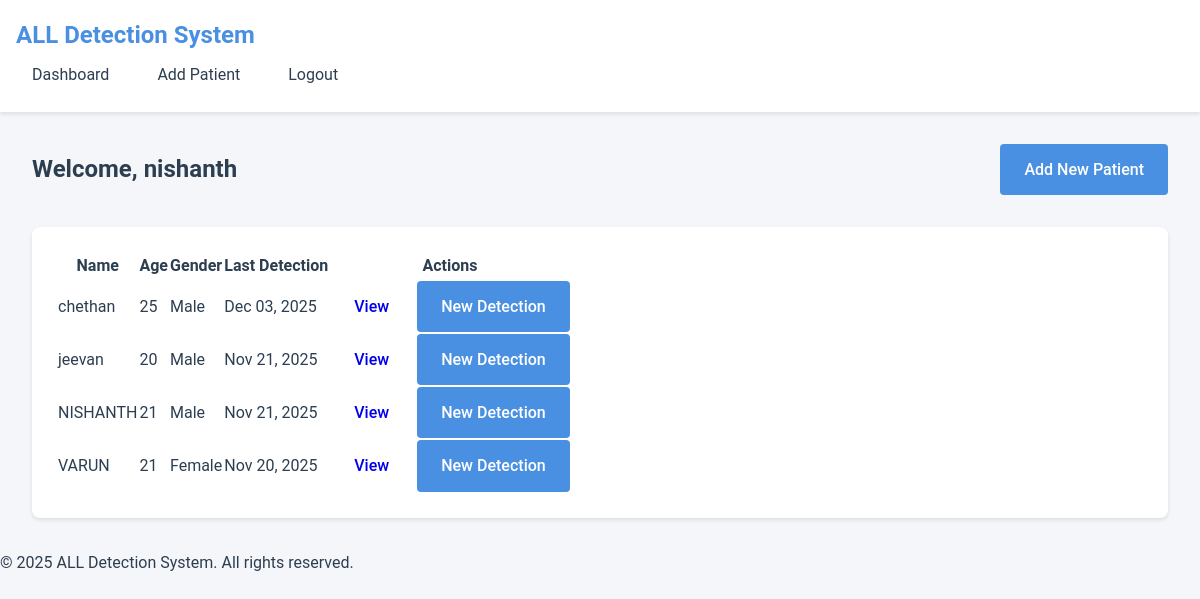
/dashboard/ (signed in), run on the app's committed database.
### detection_app/models.py (models this page shows, shortened)
class Patient(models.Model):
    user = models.ForeignKey(User, on_delete=models.CASCADE)
    name = models.CharField(max_length=100)
    age = models.IntegerField()
    gender = models.CharField(max_length=10, choices=[
        ('M', 'Male'),
        ('F', 'Female'),
        ('O', 'Other')
    ])
    medical_history = models.TextField(blank=True)
    created_at = models.DateTimeField(default=timezone.now)
    wbc_count = models.FloatField(null=True, blank=True, help_text="White blood cell count (K/µL)")
    blast_percentage = models.FloatField(null=True, blank=True, help_text="Blast percentage (%)")
    hemoglobin = models.FloatField(null=True, blank=True, help_text="Hemoglobin (g/dL)")
    platelets = models.FloatField(null=True, blank=True, help_text="Platelet count (K/µL)")
    cytogenetics = models.CharField(max_length=100, blank=True, help_text="Cytogenetic risk (e.g., t(9;22), normal, etc.)")
    risk_category = models.CharField(max_length=20, choices=[
        ('STANDARD', 'Standard Risk'),
        ('HIGH', 'High Risk'),
        ('UNKNOWN', 'Unknown')
    ], default='UNKNOWN', blank=True)

class DetectionResult(models.Model):
    LEUKEMIA_TYPES = [
        ('ALL', 'Acute Lymphoblastic Leukemia'),
        ('AML', 'Acute Myeloid Leukemia'),
        ('CLL', 'Chronic Lymphocytic Leukemia'),
        ('CML', 'Chronic Myeloid Leukemia'),
        ('NORMAL', 'Normal/Healthy')
    ]
    ALL_FAB_CHOICES = [
        ('L1', 'L1 - Small uniform cells'),
        ('L2', 'L2 - Large heterogeneous cells'),
        ('L3', 'L3 - Large, heavily vacuolated cells (Burkitt-like)'),
    ]
    AML_FAB_CHOICES = [
        ('M0', 'M0 - Undifferentiated AML'),
        ('M1', 'M1 - AML with minimal differentiation'),
        ('M2', 'M2 - AML with differentiation'),
        ('M3', 'M3 - Acute Promyelocytic Leukemia (APL)'),
        ('M4', 'M4 - Acute Myelomonocytic Leukemia'),
        ('M5', 'M5 - Acute Monocytic Leukemia'),
        ('M6', 'M6 - Acute Erythroid Leukemia'),
        ('M7', 'M7 - Acute Megakaryocytic Leukemia'),
    ]
    patient = models.ForeignKey(Patient, on_delete=models.CASCADE, related_name='detections')
    image = models.ImageField(upload_to='smear_images/')
    detection_result = models.CharField(max_length=50)
    risk_level = models.CharField(max_length=20, choices=[
        ('LOW', 'Low'),
        ('MEDIUM', 'Medium'),
        ('HIGH', 'High')
    ])
    date_detected = models.DateTimeField(default=timezone.now)
    report_generated = models.BooleanField(default=False)
    report_file = models.FileField(upload_to='reports/', null=True, blank=True)
    leukemia_type = models.CharField(max_length=20, choices=LEUKEMIA_TYPES, null=True, blank=True,
                                      help_text="Detected leukemia type (ALL, AML, CLL, CML, or Normal)")
    all_fab_classification = models.CharField(max_length=10, choices=ALL_FAB_CHOICES, null=True, blank=True,
                                              help_text="FAB classification for ALL (L1, L2, L3)")
    aml_fab_classification = models.CharField(max_length=10, choices=AML_FAB_CHOICES, null=True, blank=True,
                                              help_text="FAB classification for AML (M0-M7)")
    fab_confidence = models.FloatField(null=True, blank=True, help_text="Confidence score for FAB classification (0-1)")
    cell_count = models.IntegerField(null=True, blank=True, help_text="Number of detected cells")
    cell_density = models.FloatField(null=True, blank=True, help_text="Cell density (cells per million pixels)")
    cell_statistics = models.JSONField(null=True, blank=True, help_text="Cell area, intensity, circularity statistics")
    annotated_image = models.ImageField(upload_to='annotated_images/', null=True, blank=True, help_text="Image with detection boxes")
    detection_masks = models.JSONField(null=True, blank=True, help_text="Cell segmentation masks")
    class Meta:
        ordering = ['-date_detected']

### detection_app/views.py (the view)
# urls.py: path('dashboard/', views.dashboard, name='dashboard'),
@login_required
def dashboard(request):
    patients = Patient.objects.filter(user=request.user)
    return render(request, 'detection_app/dashboard.html', {'patients': patients})

### templates/detection_app/dashboard.html
{% extends 'base.html' %}
{% block content %}
<div class="dashboard-container">
    <div class="dashboard-header">
        <h2>Welcome, {{ user.username }}</h2>
        <a href="{% url 'add_patient' %}" class="btn btn-primary">Add New Patient</a>
    </div>
    <div class="patients-list">
        {% if patients %}
            <div class="table-responsive">
                <table class="table">
                    <thead>
                        <tr>
                            <th>Name</th>
                            <th>Age</th>
                            <th>Gender</th>
                            <th>Last Detection</th>
                            <th>Actions</th>
                        </tr>
                    </thead>
                    <tbody>
                        {% for patient in patients %}
                            <tr>
                                <td>{{ patient.name }}</td>
                                <td>{{ patient.age }}</td>
                                <td>{{ patient.get_gender_display }}</td>
                                <td>
                                    {% with last_detection=patient.detections.first %}
                                        {% if last_detection %}
                                            {{ last_detection.date_detected|date:"M d, Y" }}
                                        {% else %}
                                            No detections yet
                                        {% endif %}
                                    {% endwith %}
                                </td>
                                <td>
                                    <a href="{% url 'patient_detail' patient.pk %}" class="btn btn-info btn-sm">View</a>
                                    <a href="{% url 'detect_leukemia' patient.id %}" class="btn btn-primary btn-sm">New Detection</a>
                                </td>
                            </tr>
                        {% endfor %}
                    </tbody>
                </table>
            </div>
        {% else %}
            <div class="no-patients">
                <p>No patients added yet.</p>
                <a href="{% url 'add_patient' %}" class="btn btn-primary">Add Your First Patient</a>
            </div>
        {% endif %}
    </div>
</div>
{% endblock %}

### static/css/style.css (style rules this page uses)
:root { --primary-color: #4a90e2; --secondary-color: #2c3e50; --success-color: #27ae60; --danger-color: #e74c3c; --warning-color: #f39c12; --text-color: #2c3e50; --background-color: #f5f6fa; --card-background: #ffffff; }
* { margin: 0; padding: 0; box-sizing: border-box; }
body { font-family: 'Roboto', sans-serif; line-height: 1.6; color: var(--text-color); background-color: var(--background-color); }
.btn { display: inline-block; padding: 0.8rem 1.5rem; border-radius: 4px; text-decoration: none; font-weight: 500; cursor: pointer; transition: transform 0.3s, box-shadow 0.3s; }
.btn-primary { background-color: var(--primary-color); color: white; border: none; }
.dashboard-container { padding: 2rem; }
.dashboard-header { display: flex; justify-content: space-between; align-items: center; margin-bottom: 2rem; }
.patients-list { background-color: var(--card-background); border-radius: 8px; padding: 1.5rem; box-shadow: 0 2px 4px rgba(0, 0, 0, 0.1); }

### data on the page
Patient: name "chethan", age "25", gender "Male", detections.first.date_detected "Dec 03, 2025"
Patient: name "jeevan", age "20", gender "Male", detections.first.date_detected "Nov 21, 2025"
Patient: name "NISHANTH", age "21", gender "Male", detections.first.date_detected "Nov 21, 2025"
Patient: name "VARUN", age "21", gender "Female", detections.first.date_detected "Nov 20, 2025"

### other printed values
{{ user.username }} "nishanth"
